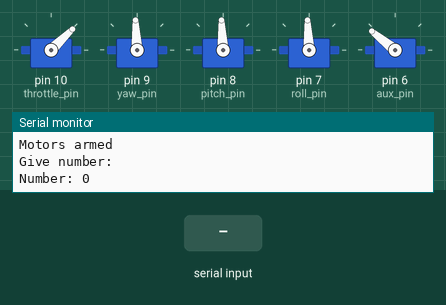
The sketch below on a simulated Arduino Uno, built with avr-gcc and run on an emulated ATmega328P. Parts: 5 × servo, the last lines printed to the serial monitor. The test bench sets the inputs (shaded band).

Above: at 10.2 s.
10.3 s: "0\n" received over Serial
At 11.7 s:
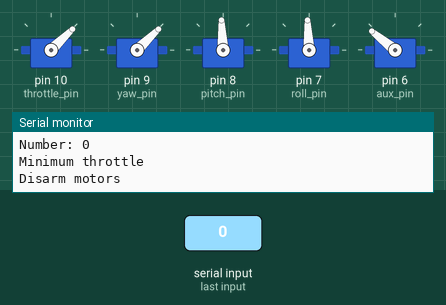
12.5 s: "1\n" received over Serial
At 13.7 s:
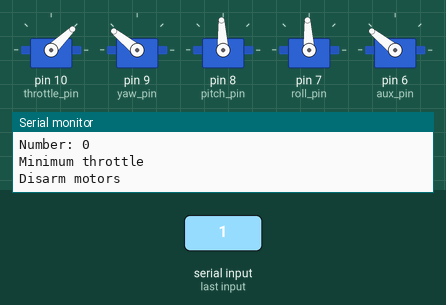
14.0 s: "1,90\n" received over Serial
Timing chart, 0 to 23.0 s (numbered marks = the images above; inputs shaded):
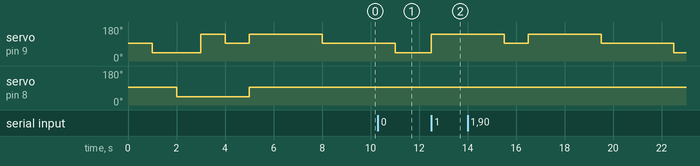

Measured:
- after the input at 10.3 s, servo on pin 9 (yaw_pin): 93° → 44° after 0.71 s
- after the input at 12.5 s, servo on pin 9 (yaw_pin): 44° → 141° at once

The sketch:

throttle_test.ino
```cpp
#include <Servo.h>

#define throttle_pin 10
#define yaw_pin 9
#define pitch_pin 8
#define roll_pin 7
#define aux_pin 6

#define SERVO_MIDDLE 1500
#define SERVO_MIN 1000
#define SERVO_MAX 2000
#define THROTTLE_MAX 1800
#define THROTTLE_MIN 1150
#define OFFSET_SERVO_VALUE(val) (SERVO_MIDDLE + val)

Servo throttle_servo;
Servo yaw_servo;
Servo pitch_servo;
Servo roll_servo;
Servo aux_servo;

int static_throttle = SERVO_MIN;

void setup() {

  Serial.begin(9600);
  Serial.println("Start");

  throttle_servo.attach(throttle_pin);
  yaw_servo.attach(yaw_pin);
  pitch_servo.attach(pitch_pin);
  roll_servo.attach(roll_pin);
  aux_servo.attach(aux_pin);
  Serial.println("Servos attached");

  yaw_servo.write(SERVO_MIDDLE);
  pitch_servo.write(SERVO_MIDDLE);
  roll_servo.write(SERVO_MIDDLE);
  aux_servo.write(SERVO_MAX);
  Serial.println("servos set to zero, start throttle");

  Serial.println("Calibrate");
  calibrate();
  arm_motors();

  Serial.println("Give number: ");
  int uselessnumber = Serial.parseInt();
  Serial.print("Number: ");
  Serial.println(uselessnumber);
//  throttle_servo.write(SERVO_MAX);
//  Serial.setTimeout(30000);
//  Serial.println("Throttle max, write 'end' when calibrated");
//  Serial.findUntil("end", "\n");
//
//  throttle_servo.write(SERVO_MIN);
//  Serial.println("Throttle min, write 'end' when calibrated");
//  Serial.findUntil("end", "\n");

//  Serial.println("Start accelerating");
//  for (int throttle = SERVO_MIN; throttle < SERVO_MIN + 500; throttle += 20) {
//    Serial.println(throttle);
//    throttle_servo.write(throttle);
//    delay(1000);
//  }
//
//  delay(5000);
//
//  Serial.println("Cool down");
//  for (int throttle = SERVO_MIN + 500; throttle >= SERVO_MIN; throttle -= 20) {
//    Serial.println(throttle);
//    throttle_servo.write(throttle);
//    delay(1000);
//  }


}

void loop() {
  if (Serial.available() > 0) {
    int value = Serial.parseInt();
    if (value > 1000) {
      Serial.print("New throttle: ");
      Serial.println(value, DEC);
      throttle_servo.write(value);
    }
    else if (value == 1) {
      arm_motors();
    }
    else if (value == 0) {
      disarm_motors();
    }
    else if (value == 2) {
      Serial.println("Set, ROLL: 1, PITCH: 2, YAW: 3");
      while (Serial.available() <= 0) {
        delay(500);
      }
      int newvalue = Serial.parseInt();
      Serial.print("Input: ");
      Serial.println(newvalue);
      if (newvalue == 1) {
        Serial.println("ROLL MID: ");
        while (Serial.available() <= 0) {
          delay(500);
        }
        roll_servo.write(Serial.parseInt());
        delay(500);
        Serial.print("Roll value: ");
        Serial.println(roll_servo.readMicroseconds());
      }
      else if (newvalue == 2) {
        Serial.println("PITCH MID: ");
        while (Serial.available() <= 0) {
          delay(500);
        }
        pitch_servo.write(Serial.parseInt());
        delay(500);
        Serial.print("Pitch value: ");
        Serial.println(pitch_servo.readMicroseconds());
      }
      else if (newvalue == 3) {
        Serial.println("YAW MID: ");
        while (Serial.available() <= 0) {
          delay(500);
        }
        yaw_servo.write(Serial.parseInt());
        delay(500);
        Serial.print("Yaw value: ");
        Serial.println(yaw_servo.readMicroseconds());
      }
    }
//    else if (value == 2) {  // calibration acro gyro
//      disarm_motors();
//      throttle_servo.write(SERVO_MIN);
//      yaw_servo.write(SERVO_MIN);
//      pitch_servo.write(SERVO_MIN);
//      roll_servo.write(SERVO_MIDDLE);
//      delay(2000);
//    }
//    else if (value == 3) { // calibration stable acc
//      disarm_motors();
//      yaw_servo.write(SERVO_MIN);
//      throttle_servo.write(SERVO_MAX);
//      pitch_servo.write(SERVO_MIN);
//      roll_servo.write(SERVO_MIDDLE);
//    }
//    else if (value == 4) { // trim acc pitch UP
//      disarm_motors();
//      yaw_servo.write(SERVO_MIDDLE);
//      throttle_servo.write(SERVO_MAX);
//      pitch_servo.write(SERVO_MAX);
//      roll_servo.write(SERVO_MIDDLE);
//    }
//    else if (value == 5) { // trim acc pitch DOWN
//      disarm_motors();
//      yaw_servo.write(SERVO_MIDDLE);
//      throttle_servo.write(SERVO_MAX);
//      pitch_servo.write(SERVO_MIN);
//      roll_servo.write(SERVO_MIDDLE);
//    }
//    else if (value == 6) { // trim acc roll LEFT
//      disarm_motors();
//      yaw_servo.write(SERVO_MIDDLE);
//      throttle_servo.write(SERVO_MAX);
//      pitch_servo.write(SERVO_MIDDLE);
//      roll_servo.write(SERVO_MIN);
//    }
//    else if (value == 7) { // trim acc roll RIGHT
//      disarm_motors();
//      yaw_servo.write(SERVO_MIDDLE);
//      throttle_servo.write(SERVO_MAX);
//      pitch_servo.write(SERVO_MIDDLE);
//      roll_servo.write(SERVO_MAX);
//    }
  }
  delay(1000);
}

void calibrate() {
  throttle_servo.write(SERVO_MIN);
  delay(1000);
  yaw_servo.write(SERVO_MIN);
  delay(1000);
  pitch_servo.write(SERVO_MIN);
  delay(1000);
  yaw_servo.write(SERVO_MAX);
  delay(1000);
  yaw_servo.write(SERVO_MIDDLE);
  delay(1000);
  pitch_servo.write(SERVO_MIDDLE);
  Serial.println("Calibration ready");
}

void arm_motors() {
  pitch_servo.write(SERVO_MIDDLE);
  roll_servo.write(SERVO_MIDDLE);
  throttle_servo.write(SERVO_MIN);
  yaw_servo.write(SERVO_MAX);

  delay(3000);

  yaw_servo.write(SERVO_MIDDLE);
  Serial.println("Motors armed");
}

void disarm_motors() {
  Serial.println("Minimum throttle");
  throttle_servo.write(SERVO_MIN);
  Serial.println("Disarm motors");
  yaw_servo.write(SERVO_MIN);
}
```
